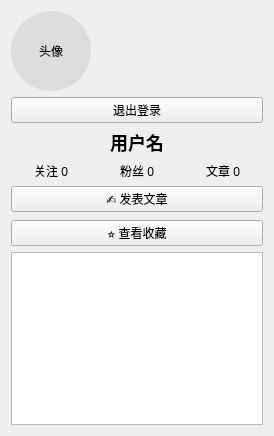
<?xml version="1.0" encoding="UTF-8"?>
<ui version="4.0">
 <class>page_profile</class>
 <widget class="QWidget" name="page_profile">
  <property name="geometry">
   <rect>
    <x>0</x>
    <y>0</y>
    <width>274</width>
    <height>436</height>
   </rect>
  </property>
  <property name="windowTitle">
   <string>个人主页</string>
  </property>
  <layout class="QVBoxLayout" name="verticalLayout">
   <item>
    <widget class="QLabel" name="labelAvatar">
     <property name="minimumSize">
      <size>
       <width>80</width>
       <height>80</height>
      </size>
     </property>
     <property name="maximumSize">
      <size>
       <width>80</width>
       <height>80</height>
      </size>
     </property>
     <property name="styleSheet">
      <string>
       background:#dddddd;
       border-radius:40px;
      </string>
     </property>
     <property name="text">
      <string>头像</string>
     </property>
     <property name="alignment">
      <set>Qt::AlignCenter</set>
     </property>
    </widget>
   </item>
   <item>
    <widget class="QPushButton" name="btnLogout">
     <property name="text">
      <string>退出登录</string>
     </property>
    </widget>
   </item>
   <item>
    <widget class="QLabel" name="labelName">
     <property name="styleSheet">
      <string>
       font-size:18px;
       font-weight:bold;
      </string>
     </property>
     <property name="text">
      <string>用户名</string>
     </property>
     <property name="alignment">
      <set>Qt::AlignCenter</set>
     </property>
    </widget>
   </item>
   <item>
    <layout class="QHBoxLayout" name="horizontalLayout">
     <item>
      <widget class="QLabel" name="labelFollow">
       <property name="text">
        <string>关注 0</string>
       </property>
       <property name="alignment">
        <set>Qt::AlignCenter</set>
       </property>
      </widget>
     </item>
     <item>
      <widget class="QLabel" name="labelFans">
       <property name="text">
        <string>粉丝 0</string>
       </property>
       <property name="alignment">
        <set>Qt::AlignCenter</set>
       </property>
      </widget>
     </item>
     <item>
      <widget class="QLabel" name="labelArticles">
       <property name="text">
        <string>文章 0</string>
       </property>
       <property name="alignment">
        <set>Qt::AlignCenter</set>
       </property>
      </widget>
     </item>
    </layout>
   </item>
   <item>
    <layout class="QVBoxLayout" name="verticalLayout_actions">
     <property name="spacing">
      <number>8</number>
     </property>
     <item>
      <widget class="QPushButton" name="btnPublish">
       <property name="text">
        <string>✍ 发表文章</string>
       </property>
      </widget>
     </item>
     <item>
      <widget class="QPushButton" name="btnFavorites">
       <property name="text">
        <string>⭐ 查看收藏</string>
       </property>
      </widget>
     </item>
    </layout>
   </item>
   <item>
    <widget class="QListWidget" name="listArticles"/>
   </item>
  </layout>
 </widget>
 <resources/>
 <connections/>
</ui>
